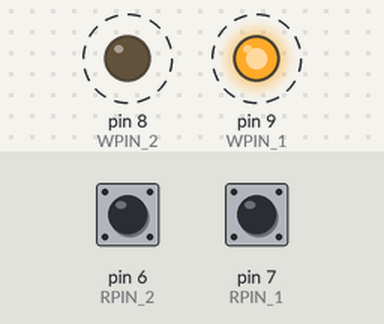
A sketch run on a simulated Arduino Uno, built with avr-gcc and run on an emulated ATmega328P. Parts: output pins drawn as LEDs (lit = HIGH). Dashed ring = blinking. The test bench sets the inputs (shaded band); at power-on: pin 6 (RPIN_2) HIGH, pin 7 (RPIN_1) HIGH. What the sketch prints to the serial monitor is not drawn.

Above: at 1.25 s.
1.3 s: pin 6 (RPIN_2) pulled LOW for 0.15 s
Timing chart, 0 to 10.3 s (numbered marks = the images above; inputs shaded):
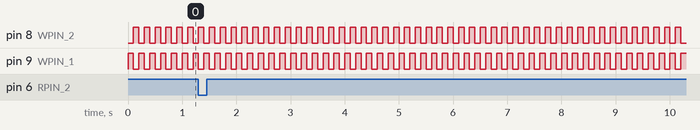

Measured:
- by itself, pin 8 (WPIN_2), pin 9 (WPIN_1): alternates HIGH for 0.10 s and LOW for 0.10 s

The sketch:

ButtonMatrix.ino
```cpp
#define RPIN_2 6
#define RPIN_1 7
#define WPIN_2 8
#define WPIN_1 9

int writingPins[] = {WPIN_1,WPIN_2};

int readingPins[] = {RPIN_1, RPIN_2};

int state = 0;
int maxState = 2;

bool states[][2] = {
  {0, 1},
  {1, 0}
};

int buttons[2][2] = {
  {1, 2},
  {3, 4}
};

bool buttonsState[] = {0, 0, 0, 0};

int coutButtons = 4;

void setup()
{
  Serial.begin(9600);
  pinMode(RPIN_2, INPUT_PULLUP);
  pinMode(RPIN_1, INPUT_PULLUP);
  pinMode(WPIN_2, OUTPUT);
  pinMode(WPIN_1, OUTPUT);

}

void loop()
{
  state = stateSwitch(state, maxState);
  magick(writingPins, states[state]);
  checkPins(readingPins, state);
  printButtonsState(coutButtons);
  delay(100);
}


void magick(int* pins, bool* state){
  for(int pin=0; pin<2; pin++){
      digitalWrite(pins[pin], state[pin]);
    }

}

void checkPins(int* pins, int state){
  for(int i=0; i<2; i++){
    buttonsState[buttons[state][i]-1] = digitalRead(pins[i]) == 0;
    //if(digitalRead(pins[i]) == 0){
    //  Serial.println(buttons[state][i]);
    //}
  }
}

void printButtonsState(int count){
  bool flag = 0;
  for(int i=0; i<count; i++){
    if(buttonsState[i] == 1){
      Serial.print(i+1);
  	  flag = 1;
    }
  }
  if(flag==1){
    Serial.println("\n--------\n");
  }
}

int stateSwitch(int stateNow, int maxState){
  stateNow++;
  if(stateNow >= maxState){
    return 0;
  }
  return stateNow;
}
```
